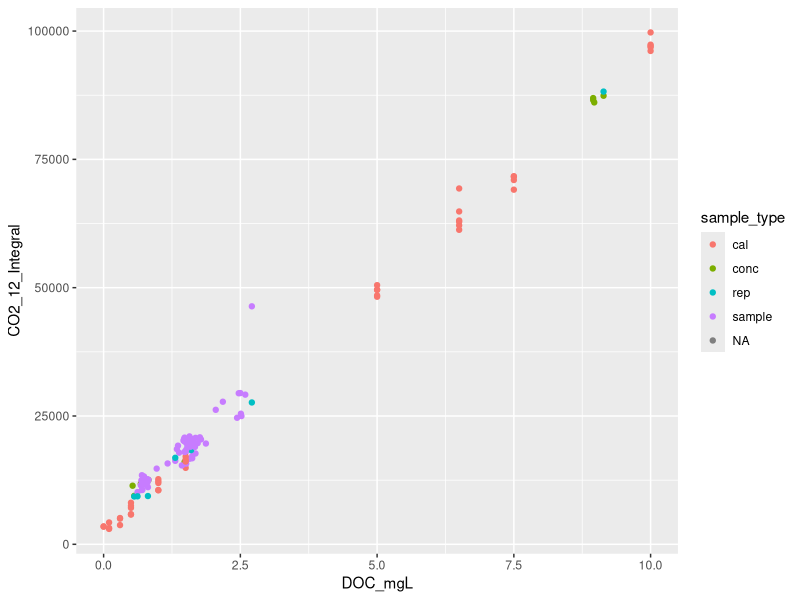
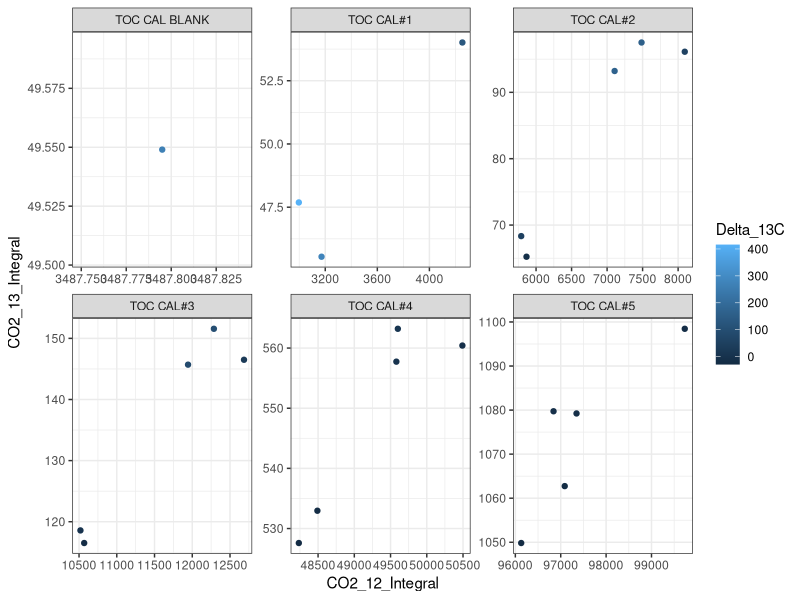
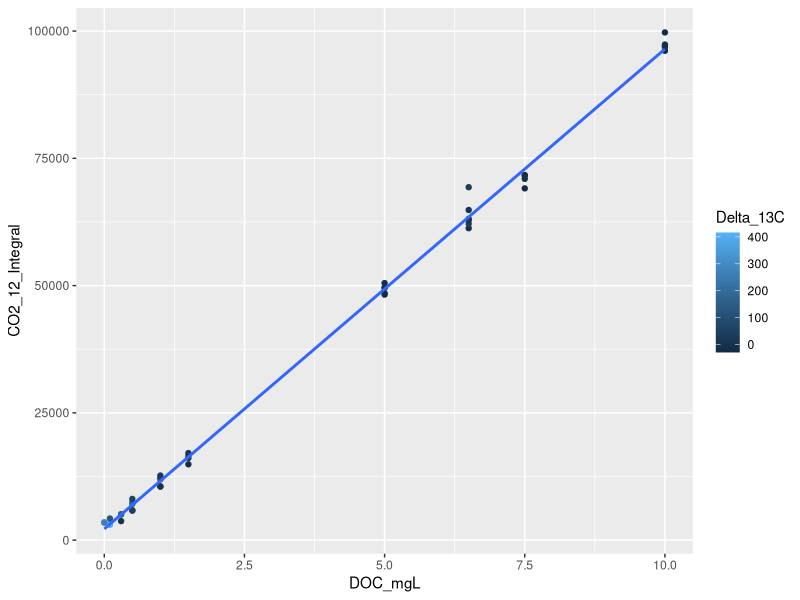
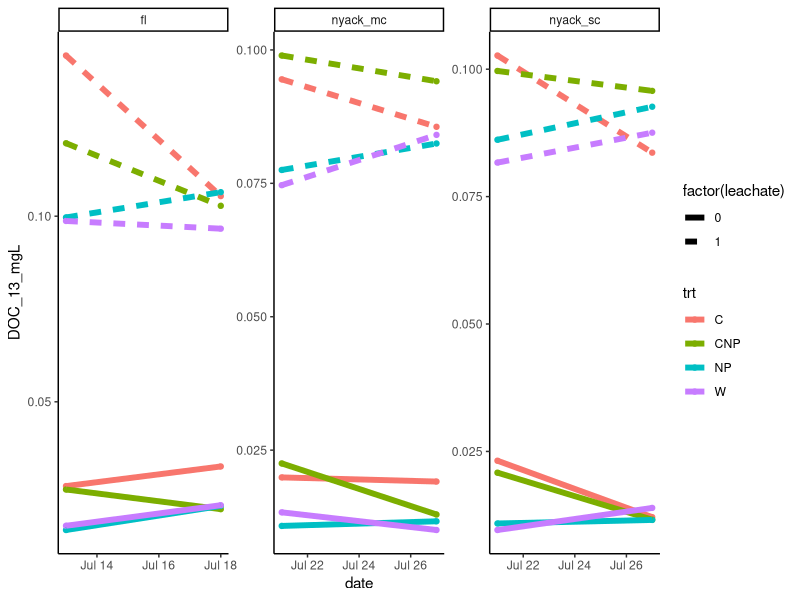
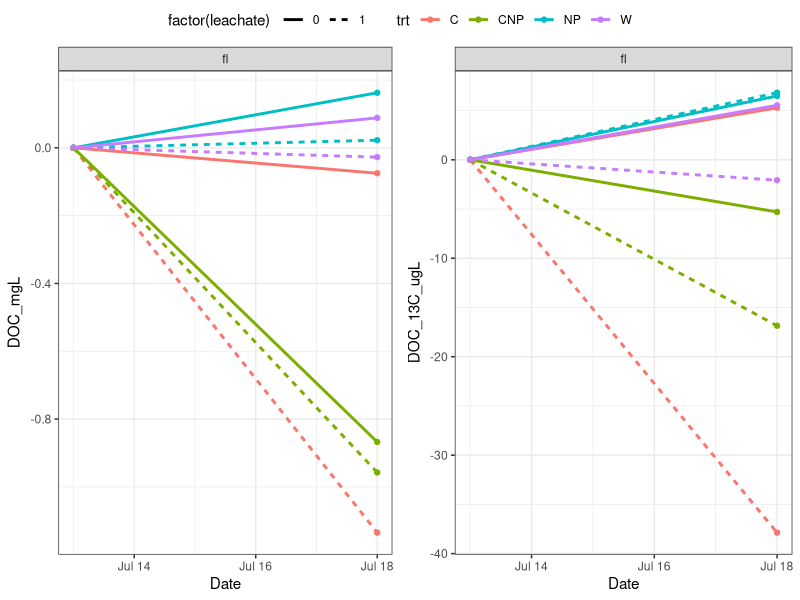
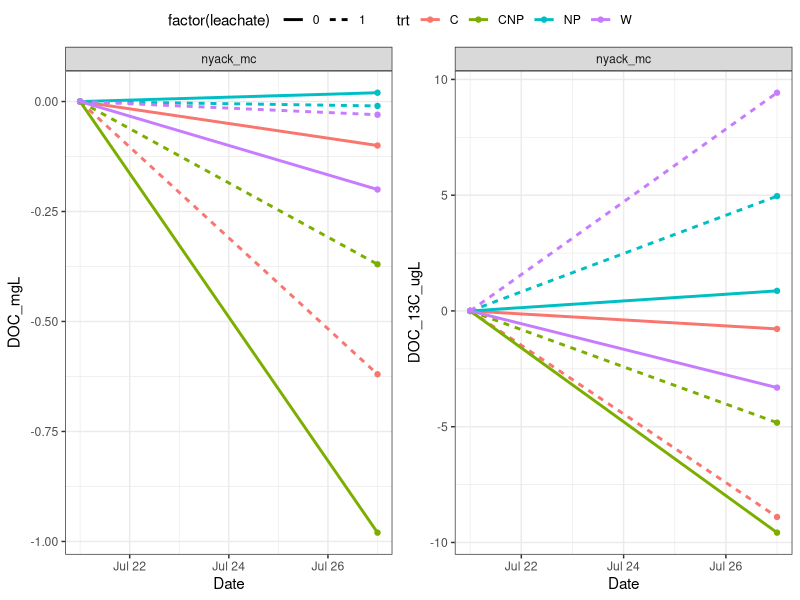
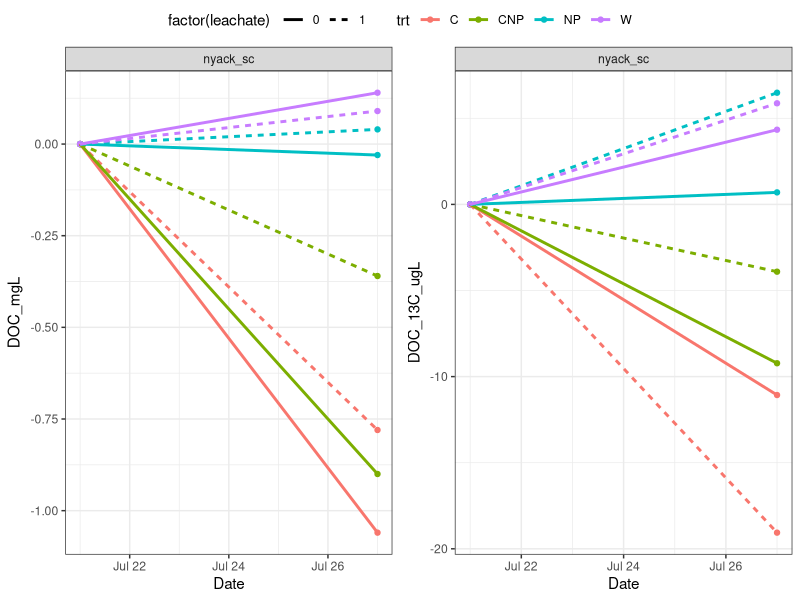

These figures' R source, in order: (Note: this script raises an error after producing the figures.)
library(tidyverse)

doc <- read_csv('data/DOC_summer_2023.csv')%>%
    select(Sample_ID, sample_type, Collection_date, site, trt, leachate, DOC_mgL,
           Max_12CO2_ppm, CO2_12_Integral, CO2_13_Integral, Delta_13C)


doc %>%
ggplot( aes(DOC_mgL, CO2_12_Integral, col = sample_type)) + geom_point()

deltoAF<- function (del) {
    Rst<-0.0112372
    R<-(del/1000+1)*Rst
    AF<-R/(1+R)

    return(AF)
}

AFtodel <- function (AF) {
    Rst<-0.0112372
    R<- AF/(1-AF)
    del<- (R/Rst-1)*1000

    del
}
# develop calibration curve:

doc_cal <- doc %>% filter(sample_type == 'cal')
doc_cal %>% filter(grepl('^TOC', Sample_ID)) %>%
    ggplot(aes( CO2_12_Integral, CO2_13_Integral, col = Delta_13C)) +
    geom_point() + facet_wrap(.~Sample_ID, scales = 'free') + theme_bw()


cal <- lm(DOC_mgL ~ CO2_12_Integral, doc_cal)
ggplot(doc_cal, aes(DOC_mgL, CO2_12_Integral, col = Delta_13C)) +
    geom_point() + geom_smooth(method = 'lm', se = FALSE)

coefs <- cal$coefficients

doc <- doc %>%
    mutate(DOC_12_mgL = CO2_12_Integral * coefs[2] + coefs[1],
           AF = deltoAF(Delta_13C),
           # DOC132 = CO2_13_Integral * coefs[2] + coefs[1],
           DOC_13_mgL = DOC_12_mgL * (AF/(1-AF))) %>%
    # select( -Max_12CO2_ppm, -ends_with(c('Integral', 'Baseline'))) %>%
    filter(!is.na(Sample_ID))

# ggplot(doc, aes(DOC132, DOC_13_mgL, col = trt, pch = factor(leachate))) +
    # geom_point() +
    # geom_abline( slope = 1, intercept = 0)

# Determine the concentration of leachate:

conc <- doc %>% filter(sample_type == 'conc')
gluc <- conc %>%
    select(-trt, -Collection_date, -sample_type) %>%
    filter(grepl('^glucose', Sample_ID)) %>%
    mutate(Sample_ID = substr(Sample_ID, 1, nchar(Sample_ID)-2))
conc <- conc %>%
    mutate(Sample_ID = sub("[ _][AB]$", "", Sample_ID)) %>%
    filter(Sample_ID != 'glucose_leachate') %>%
    select(Sample_ID, delta_13C = Delta_13C, AF, conc_stock_mgL = DOC_mgL) %>%
    group_by(Sample_ID) %>%
    summarize(across(everything(), mean)) %>%
    mutate(conc_sample_mgL = conc_stock_mgL)

conc$conc_stock_mgL[conc$Sample_ID == 'glucose'] <- 300
conc$conc_sample_mgL[conc$Sample_ID == 'glucose'] <- 1

AF_gluc <- mean(gluc$AF[gluc$Sample_ID == 'glucose'])

leachate_dilution <- 0.3/100

leach <- gluc %>%
    mutate(glucose_13C = DOC_12_mgL * (AF_gluc/(1-AF_gluc)),
           extra_13C = DOC_13_mgL - glucose_13C,
           leachate_13C = extra_13C/leachate_dilution) %>%
    filter(leachate ==1)

leachate_conc_mgL = mean(leach$leachate_13C)
leach <- data.frame(Sample_ID = 'leachate',
                    delta_13C = Inf,
                    AF = 1,
                    conc_stock_mgL = leachate_conc_mgL,
                    conc_sample_mgL = leachate_conc_mgL/100)
stocks <- rbind(conc, leach)
write_csv(stocks, 'data/DOC_stock_concentrations.csv')

# save DOC data for samples ####
dd <- doc %>% filter(!is.na(trt)) %>%
    select(-sample_type) %>%
    filter(site != 'nyack_well') %>%
    mutate(site = ifelse(site == "flathead", "fl", site)) %>%
    mutate(date = as.Date(Collection_date, format = '%m/%d/%Y'))
write_csv(dd, 'data/DOC_sample_data.csv')

filter(dd, date > as.Date('2023-07-11')) %>%
    group_by(date, trt, leachate, site) %>%
    summarize(across(everything(), mean)) %>%

ggplot( aes(date, DOC_13_mgL, col = trt, lty = factor(leachate))) +
    geom_point() + geom_line(size = 2) +
    facet_wrap(.~site, scales = 'free') + theme_classic()

#excess13CDOC$Collection_date <- as.Date(excess13CDOC$Collection_date, format = "%m/%d/%Y")%>%
#how to include as.Date function in pipe?

# DOC processing to match calculate excess CO2 code output ####

#### chunk of excess13CDOC code below = "dat_sum" in calculate_excess_CO2

excess13CDOC <- dd %>% select(-Sample_ID, -Collection_date, -Delta_13C, -AF) %>%
    #mutate(date = as.Date(Collection_date, format = "%m/%d/%Y"))
    mutate(carbon = ifelse(grepl("C", trt), "Glucose", "No Glucose")) %>%
    mutate(nuts = ifelse(grepl("NP", trt), "Nutrients", "No Nutrients")) %>%
    group_by(site, trt) %>%
    mutate (batch = case_when(date %in% as.Date(c("2023-07-13", "2023-07-21"))~1,
                              date %in% as.Date(c("2023-07-18", "2023-07-27"))~2,
                              TRUE~NA_real_)) %>%
        ungroup() %>%
    filter(!is.na(batch)) %>%
    group_by(site, trt, leachate, batch, date, carbon, nuts) %>%
    summarise(
        DOC_mgL_mean = mean(DOC_mgL, na.rm = TRUE),
        DOC_mgL_sd = sd(DOC_mgL, na.rm = TRUE),
        DOC_13_mgL_mean = mean(DOC_13_mgL, na.rm = TRUE),
        DOC_13_mgL_sd = sd(DOC_13_mgL, na.rm = TRUE),
        DOC_12_mgL_mean = mean(DOC_12_mgL, na.rm = TRUE)
        )

dat_dif <- excess13CDOC %>%
    select(-DOC_12_mgL_mean, -DOC_13_mgL_sd, -DOC_mgL_sd) %>%
    mutate(batch = case_when(batch == 1 ~ 'T0',
                             batch == 2 ~ 'T1')) %>%
    rename(DOC_mgL = DOC_mgL_mean, DOC_13C_mgL = DOC_13_mgL_mean) %>%
    pivot_wider(names_from = 'batch',
                values_from = c('date', 'DOC_mgL', 'DOC_13C_mgL')) %>%
    mutate( DOC_mgL_T1 = DOC_mgL_T1 - DOC_mgL_T0,
            DOC_mgL_T0 = DOC_mgL_T0 - DOC_mgL_T0,
            DOC_13C_ugL_T1 = (DOC_13C_mgL_T1 - DOC_13C_mgL_T0)*1000,
            DOC_13C_ugL_T0 = (DOC_13C_mgL_T0 - DOC_13C_mgL_T0)*1000) %>%
    pivot_longer(cols = ends_with(c('T0', 'T1')),
                 names_to = c('.value', 'sitetime'), ######what does this do?
                 names_sep = '_T')

#baseline removed plots ####

# For site "fl"
p12_fl <- ggplot(dat_dif[dat_dif$site == "fl", ], aes(date, DOC_mgL, col = trt, lty = factor(leachate))) +
    geom_point() + geom_line(size = 1) +
    xlab('Date') + theme_bw() +
    facet_wrap(~ site)

p13_fl <- ggplot(dat_dif[dat_dif$site == "fl", ], aes(date, DOC_13C_ugL, col = trt, lty = factor(leachate))) +
    geom_point() + geom_line(size = 1) +
    xlab('Date') + theme_bw() +
    facet_wrap(~ site)

# For site "nyack_mc"
p12_nmc <- ggplot(dat_dif[dat_dif$site == "nyack_mc", ], aes(date, DOC_mgL, col = trt, lty = factor(leachate))) +
    geom_point() + geom_line(size = 1) +
    xlab('Date') + theme_bw() +
    facet_wrap(~ site)

p13_nmc <- ggplot(dat_dif[dat_dif$site == "nyack_mc", ], aes(date, DOC_13C_ugL, col = trt, lty = factor(leachate))) +
    geom_point() + geom_line(size = 1) +
    xlab('Date') + theme_bw() +
    facet_wrap(~ site)

# For site "nyack_sc"
p12_nsc <- ggplot(dat_dif[dat_dif$site == "nyack_sc", ], aes(date, DOC_mgL, col = trt, lty = factor(leachate))) +
    geom_point() + geom_line(size = 1) +
    xlab('Date') + theme_bw() +
    facet_wrap(~ site)

p13_nsc <- ggplot(dat_dif[dat_dif$site == "nyack_sc", ], aes(date, DOC_13C_ugL, col = trt, lty = factor(leachate))) +
    geom_point() + geom_line(size = 1) +
    xlab('Date') + theme_bw() +
    facet_wrap(~ site)

# Saving plots
png(filename = 'figures/fl_DOC_nobase.png', width = 8, height = 5, res = 300, units = 'in')
print(ggpubr::ggarrange(p12_fl, p13_fl, common.legend = TRUE))
dev.off()

png(filename = 'figures/nmc_DOC_nobase.png', width = 8, height = 5, res = 300, units = 'in')
print(ggpubr::ggarrange(p12_nmc, p13_nmc, common.legend = TRUE))
dev.off()

png(filename = 'figures/nsc_DOC_nobase.png', width = 8, height = 5, res = 300, units = 'in')
print(ggpubr::ggarrange(p12_nsc, p13_nsc, common.legend = TRUE))
dev.off()

png(filename = 'figures/12_DOCDIC_nobase.png', width = 15, height = 5, res = 300, units = 'in')
ggpubr::ggarrange(
    cowplot::plot_grid(p12_fl_DOC, p12_nmc_DOC, p12_nsc_DOC, ncol = 3),
    cowplot::plot_grid(p12_fl, p12_nmc, p12_nsc, ncol = 3),
    nrow = 2,
    common.legend = TRUE,
    legend = "none"
)
dev.off()

png(filename = 'figures/13_DOCDIC_nobase.png', width = 15, height = 5, res = 300, units = 'in')
ggpubr::ggarrange(
    cowplot::plot_grid(p13_fl_DOC, p13_nmc_DOC, p13_nsc_DOC, ncol = 3),
    cowplot::plot_grid(p13_fl, p13_nmc, p13_nsc, ncol = 3),
    nrow = 2,
    common.legend = TRUE,
    legend = "none"
)
dev.off()



#####

# p12 <- ggplot(excess13CDOC, aes(batch, DOC_mgL_mean, col = trt, lty = factor(leachate)))+
#     geom_point() + geom_line(size = 1) +
#     geom_errorbar(aes(ymin = DOC_mgL_mean - DOC_mgL_sd,
#                       ymax = DOC_mgL_mean + DOC_mgL_sd), lty = 1)+
#     xlab('Date') +theme_bw()
# p13 <- ggplot(excess13CDOC, aes(batch, DOC_13_mgL_mean, col = trt, lty = factor(leachate)))+
#     geom_point() + geom_line(size = 1) +
#     geom_errorbar(aes(ymin = DOC_13_mgL_mean - DOC_13_mgL_sd,
#                       ymax = DOC_13_mgL_mean + DOC_13_mgL_sd), lty = 1)+
#     xlab('Date') +theme_bw()
#
# png(filename = 'figures/DOC_summer_13CO2overtime.png',
#     width = 8, height = 5, res = 300, units = 'in')
# ggpubr::ggarrange(p12, p13, common.legend = T)
# dev.off()

# Split the dataset by site
# Split the dataset by site
site_data <- split(excess13CDOC, excess13CDOC$site)

# Create a list to store the plots for each site
plots_list <- list()

# Iterate over each site
for (site in names(site_data)) {
    # Filter data for the current site
    filtered_data <- site_data[[site]]

    # Create plot for DOC_mgL_mean
    p12 <- ggplot(filtered_data, aes(date, DOC_mgL_mean, col = trt, lty = factor(leachate))) +
        geom_point() + geom_line(size = 1) +
        xlab('Date') + theme_bw() +
        ggtitle(paste('DOC mg/L Over Time - Site:', site))

    # Create plot for DOC_13_mgL_mean
    p13 <- ggplot(filtered_data, aes(date, DOC_13_mgL_mean, col = trt, lty = factor(leachate))) +
        geom_point() + geom_line(size = 1) +
        xlab('Date') + theme_bw() +
        ggtitle(paste('DOC 13 mg/L Over Time - Site:', site))

    # Add the plots to the list
    plots_list[[site]] <- list(p12, p13)
}

# Plot the list of plots for each site
for (site in names(plots_list)) {
    # Arrange the plots
    arranged_plot <- ggpubr::ggarrange(plotlist = plots_list[[site]], common.legend = TRUE)

    # Save the arranged plot
    filename <- paste0('figures/', site, '_DOC_over_time.png')
    ggsave(filename, arranged_plot, width = 8, height = 5, units = 'in', dpi = 300)
}

# Plot for the entire dataset
png(filename = 'figures/12CDOC_over_time_site.png',
    width = 7, height = 5, res = 300, units = 'in')
ggplot(excess13CDOC, aes(date, DOC_12_mgL_mean, col = site, shape = factor(leachate))) +
    geom_point() +
    scale_x_date(date_breaks = "2 day", date_labels = "%b %d") +
    xlab('Date') + theme_bw() +
    ggtitle('12C DOC Over Time')
dev.off()

#### this point is where I can make the figures with baseline removed.
#### chunk of excess13CDOC code below = "dd" in calculate_excess_CO2

excess13CDOC <-  excess13CDOC %>%
    mutate(batch = case_when(batch == 1 ~ 'T0',
                             batch == 2 ~ 'T')) %>%
    rename(DOC_mgL = DOC_mgL_mean, DOC_13_mgL = DOC_13_mgL_mean, DOC_12_mgL = DOC_12_mgL_mean) %>%
    pivot_wider(names_from = 'batch',
                values_from = c('date', 'DOC_mgL', 'DOC_13_mgL',
                                'DOC_mgL_sd', 'DOC_13_mgL_sd', 'DOC_12_mgL')) %>%
    mutate(inc_time = date_T - date_T0,
           Delta_T = as.numeric(inc_time),
           Delta_DOC_ugLd = (DOC_mgL_T - DOC_mgL_T0)*1000/Delta_T, #multiplying all by 1000 to put into ug/L
           Delta_DOC_ugLd_sd = (DOC_mgL_sd_T + DOC_mgL_sd_T0)*1000/Delta_T,
           Delta_DOC_13_ugLd = (DOC_13_mgL_T - DOC_13_mgL_T0)*1000/Delta_T,
           Delta_DOC_13_ugLd_sd = (DOC_13_mgL_sd_T + DOC_13_mgL_sd_T0)*1000/Delta_T,
           Delta_DOC_12_ugLd = (DOC_12_mgL_T - DOC_12_mgL_T0)*1000/Delta_T) %>%
    select(-ends_with(c('_T', '_T0')))

#### chunk of excess13CDOC code below = "excess13CDIC" in calculate_excess_CO2

excess13CDOC <- excess13CDOC %>%
    select( -inc_time) %>%
    pivot_wider(id_cols = c(site, trt, carbon, nuts), names_from = c('leachate'),
                values_from = c('Delta_DOC_ugLd', 'Delta_DOC_13_ugLd',
                                'Delta_DOC_ugLd_sd', 'Delta_DOC_13_ugLd_sd', 'Delta_DOC_12_ugLd')) %>%
    mutate(excess_13C_DOC = Delta_DOC_13_ugLd_1 - Delta_DOC_13_ugLd_0,
           excess_13C_sd = Delta_DOC_13_ugLd_sd_1 + Delta_DOC_13_ugLd_sd_0,
           excess_12C_DOC = Delta_DOC_12_ugLd_1 - Delta_DOC_12_ugLd_0) %>%
    select(-ends_with(c('_1','_0')))

write_csv(excess13CDOC, 'data/excessDOC_summer.csv')

for (i in 1:3) {
    # png(filename = 'figures/summerDOC_pres.png',
    #     width = 5, height = 5, res = 300, units = 'in')
    #
    plot_data <- subset(excess13CDOC, site == unique(excess13CDOC$site)[i])
    plot <- ggplot(plot_data,
           aes(carbon, excess_13C_DOC, col = nuts, fill = nuts, group = nuts)) +
    geom_line() + geom_point() +
    # geom_ribbon(aes(ymin = excess_13C_DIC - excess_13C_sd,
    #                   ymax = excess_13C_DIC + excess_13C_sd),col = 'transparent', alpha = 0.2,
    #             outline.type = 'full')+
    ggtitle(unique(excess13CDOC$site)[i])+
    xlab('Glucose Treatment') +theme_bw()+
    ylab('Excess 13C DIC')+
    guides(color = guide_legend(title = "Nutrient Treatment"))+
    guides(fill = FALSE) +
    facet_wrap(~site)

    print(plot)

    ggsave(filename = paste0("figures/", unique(excess13CDOC$site)[i], "_DOCplot.png"),
           plot = plot, width = 5, height = 5, units = "in", dpi = 300)

# dev.off()
}


# ggplot(excess13CDOC, aes(date, DOC_mgL, col = site)) +
# geom_point()


